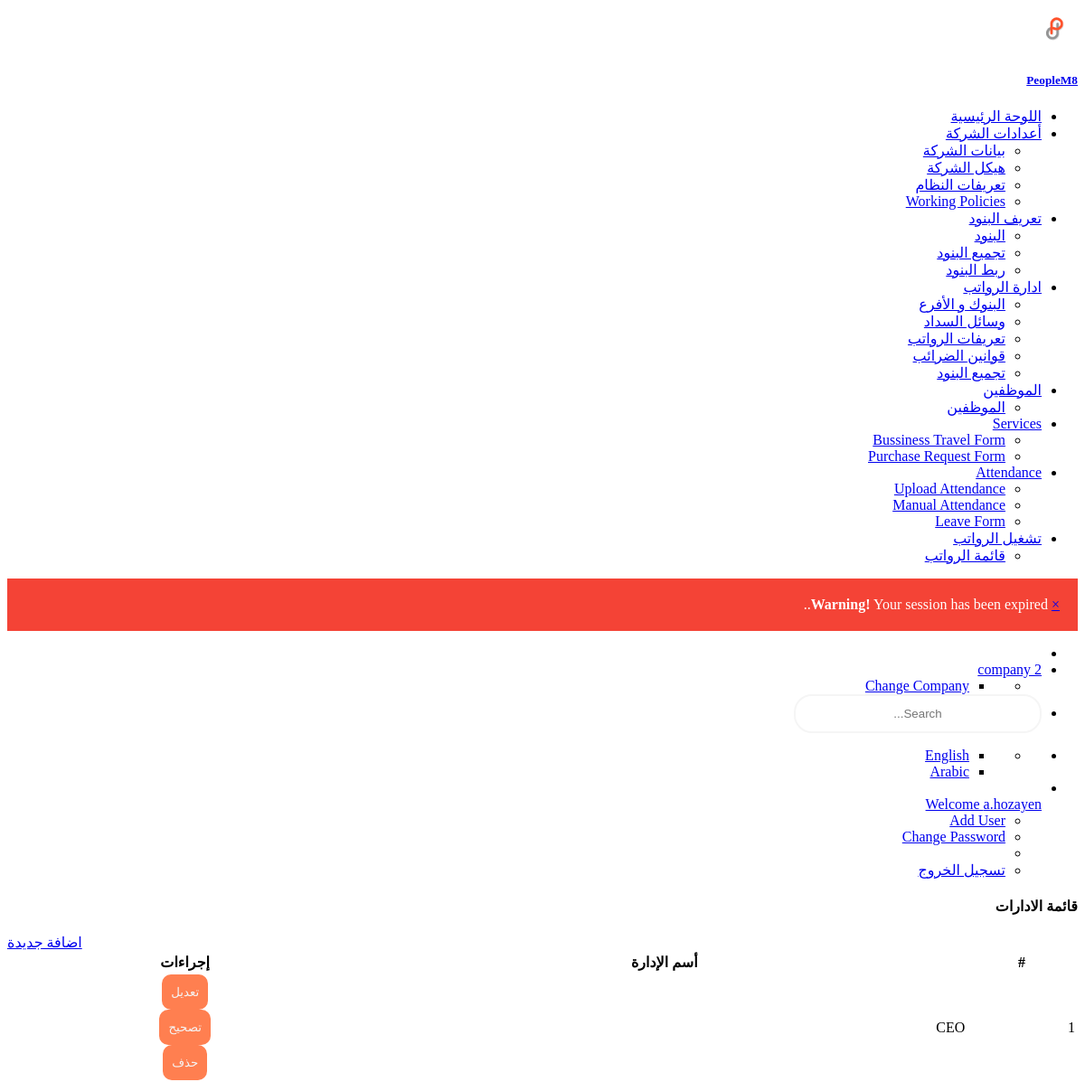
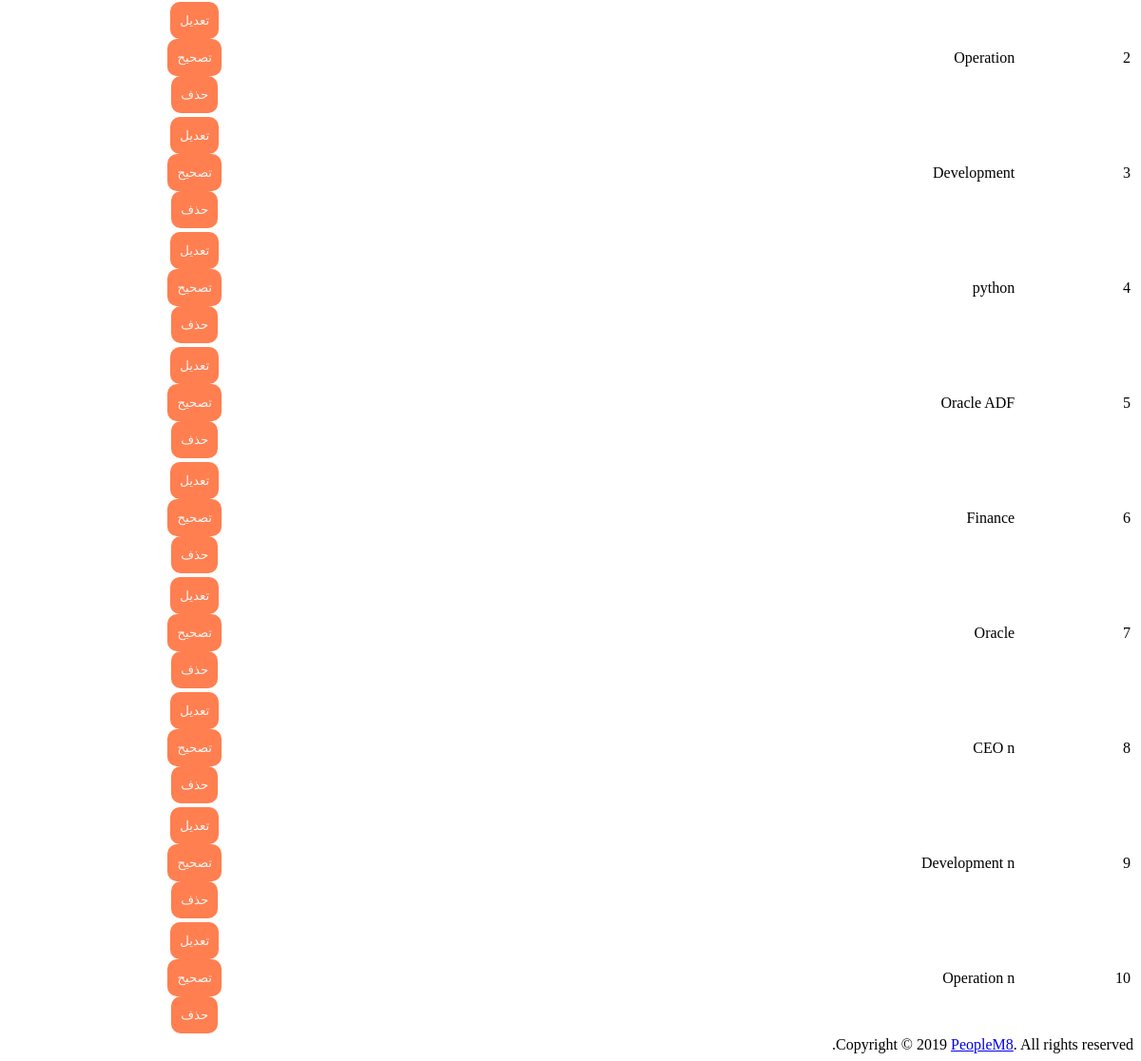
/com/assinment/department/list/ (signed in), run on the app's committed database (2 pictures, top to bottom).
### custom_user/models.py (models this page shows)
class User(AbstractUser):
    emp_type_list = [("A", _("Admin")),
                     ("E", _("Employee"))]
    company = models.ForeignKey(Enterprise, null=True, blank=True, on_delete=models.CASCADE, related_name='company_user', verbose_name=_('Name'))
    employee_type = models.CharField(max_length=3, choices=emp_type_list, verbose_name=_('Employee Type'))
    business_unit_name = models.CharField(max_length=150, null=True, blank=True, verbose_name=_('Business Unit Name'))
    reg_tax_num = models.CharField(max_length=150, null=True, blank=True, verbose_name=_('Reg Tax Num'))
    commercail_record = models.CharField(max_length=150, null=True, blank=True, verbose_name=_('Commercail Record '))

### company/models.py (models this page shows, shortened)
class Enterprise(models.Model):
    enterprise_user = models.ForeignKey(settings.AUTH_USER_MODEL, on_delete=models.CASCADE, related_name="company_user")
    name = models.CharField(max_length=255, verbose_name=_('Company Name'))
    reg_tax_num = models.CharField(max_length=150, verbose_name=_('Reg Tax Num'))
    commercail_record = models.CharField(max_length=150, verbose_name=_('Commercial Record'))
    address1 = models.CharField(max_length=255, blank=True, null=True, verbose_name=_('Address1'))
    phone = models.CharField(max_length=255, blank=True, null=True, verbose_name=_('Phone'))
    mobile = models.CharField(max_length=255, blank=True, null=True, verbose_name=_('Mobile'))
    fax = models.CharField(max_length=255, blank=True, null=True, verbose_name=_('Fax'))
    email = models.EmailField(blank=True, null=True, verbose_name=_('Email'))
    country = models.ForeignKey(Country, on_delete=models.CASCADE, null=True, blank=True, verbose_name=_('Country'))
    slug = models.SlugField(blank=True, null=True)
    start_date = models.DateField(auto_now=False, auto_now_add=False, default=date.today, verbose_name=_('Start Date'))
    end_date = models.DateField(auto_now=False, auto_now_add=False, blank=True, null=True, verbose_name=_('End Date'))
    created_by = models.ForeignKey(settings.AUTH_USER_MODEL, blank=False, on_delete=models.CASCADE,
                                   related_name="company_created_by")
    creation_date = models.DateField(auto_now=True, auto_now_add=False)
    last_update_by = models.ForeignKey(settings.AUTH_USER_MODEL, blank=True, null=True, on_delete=models.CASCADE,
                                       related_name="company_last_update_by")
    last_update_date = models.DateField(auto_now=False, auto_now_add=True)
    attribute1 = models.CharField(max_length=255)
    attribute2 = models.CharField(max_length=255)
    attribute3 = models.CharField(max_length=255)
    attribute4 = models.CharField(max_length=255)
    attribute5 = models.CharField(max_length=255)
    attribute6 = models.CharField(max_length=255)
    attribute7 = models.CharField(max_length=255)
    attribute8 = models.CharField(max_length=255)
    attribute9 = models.CharField(max_length=255)
    attribute10 = models.CharField(max_length=255)
    attribute11 = models.CharField(max_length=255)
    attribute12 = models.CharField(max_length=255)
    attribute13 = models.CharField(max_length=255)
    attribute14 = models.CharField(max_length=255)
    attribute15 = models.CharField(max_length=255)
    def __str__(self):
        return self.name

class Department(MPTTModel):
    enterprise = models.ForeignKey(Enterprise, on_delete=models.CASCADE, related_name='department_enterprise',
                                   verbose_name=_('Enterprise Name'))
    department_user = models.ForeignKey(settings.AUTH_USER_MODEL, on_delete=models.CASCADE)
    dept_name = models.CharField(max_length=150, verbose_name=_('Department'))
    parent = TreeForeignKey('self', on_delete=models.CASCADE, null=True, blank=True,
                            verbose_name=_('Parent Department'))
    objects = DepartmentManager()
    start_date = models.DateField(auto_now=False, auto_now_add=False, default=date.today, verbose_name=_('Start  Date'))
    end_date = models.DateField(auto_now=False, auto_now_add=False, blank=True, null=True, verbose_name=_('End Date'))
    created_by = models.ForeignKey(settings.AUTH_USER_MODEL, blank=False, on_delete=models.CASCADE,
                                   related_name="department_created_by")
    creation_date = models.DateField(auto_now=True, auto_now_add=False)
    last_update_by = models.ForeignKey(settings.AUTH_USER_MODEL, blank=False, on_delete=models.CASCADE,
                                       related_name="department_last_update_by")
    last_update_date = models.DateField(auto_now=False, auto_now_add=True)
    attribute1 = models.CharField(max_length=255)
    attribute2 = models.CharField(max_length=255)
    attribute3 = models.CharField(max_length=255)
    attribute4 = models.CharField(max_length=255)
    attribute5 = models.CharField(max_length=255)
    attribute6 = models.CharField(max_length=255)
    attribute7 = models.CharField(max_length=255)
    attribute8 = models.CharField(max_length=255)
    attribute9 = models.CharField(max_length=255)
    attribute10 = models.CharField(max_length=255)
    attribute11 = models.CharField(max_length=255)
    attribute12 = models.CharField(max_length=255)
    attribute13 = models.CharField(max_length=255)
    attribute14 = models.CharField(max_length=255)
    attribute15 = models.CharField(max_length=255)
    class MPTTMeta:
        order_insertion_by = ['dept_name']

### company/views.py (the view)
# urls.py: path('department/list/', views.listDepartmentView, name='list-department'),
@login_required(login_url='/login')
def listDepartmentView(request):
    if request.method == 'GET':
        dept_list = Department.objects.all(request.user).order_by('tree_id')
    myContext = {
        "page_title": _("list departments"),
        'dept_list': dept_list
    }
    return render(request, 'department-list.html', myContext)

### company/manager.py (called while the page is built)
    def all(self, user, *args, **kwargs):
        return super(DepartmentManager, self).filter(enterprise=user.company).filter(Q(end_date__gt=date.today()) | Q(end_date__isnull=True))

### company/templates/department-list.html (shortened to what this page needs)
{% extends 'master.html'%}
{% load staticfiles%}
{% load crispy_forms_tags %}
{% load l10n %}
{% load i18n %}
{% load mptt_tags %}
{% block body%}
<div class="row" style="margin-left:0px;">
  <div class="col-md-8">
    <h4 class="c-grey-900">{{page_title|title}}</h4>
  </div>
  <div class="col-md-4">
    <div class="gap-10 peers {% if LANGUAGE_BIDI %} push-left {% else %} push-right {% endif %} ">
      <div class="peer"><a href="{% url 'company:department-create' %}" class="btn cur-p btn-primary">{% trans "Add" %}</a></div>
    </div>
  </div>
</div>
<div class="row" style="margin-left:0px;">
  <div class="col-md-12">
    <div class="bgc-white bd bdrs-3 p-20 mB-20">
      <table class="table table-striped table-bordered" id="dataTable" width="100%">
        <thead>
          <tr>
            <th>#</th>
            <th>{% trans "Department Name" %}</th>
            <th>{% trans "Actions" %}</th>
          </tr>
        </thead>
        <tbody>
          {% for dept in dept_list %}
          <tr>
            <td scope="row">{{ forloop.counter }}</td>
            <td>{{ dept.dept_name }}</td>
            <td class="Actions">
              <div class="w-100 gap-10 peers {% if LANGUAGE_BIDI %} push-left {% else %} push-right {% endif %}">
                <div class="peer">
                  <a href="{% url 'company:department-update' pk=dept.id %}">
                    <button type="button" class="btn cur-p btn-outline-primary">{% trans "Update" %}</button>
                  </a>
                </div>
                <div class="peer">
                  <a href="{% url 'company:department-correct' pk=dept.id %}">
                    <button type="button" class="btn cur-p btn-outline-success">{% trans "Correction" %}</button>
                  </a>
                </div>
                <div class="peer">
                  <a href="#">
                    <button type="button" class="btn cur-p btn-outline-danger" data-toggle="modal" data-target="#delete-modal{{dept.pk}}">{% trans "Delete" %}</button>
                  </a>
                </div>
              </div>
            </td>
          </tr>
          {% endfor %}
        </tbody>
      </table>
    </div>
  </div>
</div>
{% endblock body%}

### MashreqPayroll/templates/top_nav.html (shortened to what this page needs)
{% load staticfiles %}
{% load i18n %}
{% load l10n %}
{% get_current_language_bidi as LANGUAGE_BIDI %}
<div class="header-container">
  <ul class="{% if LANGUAGE_BIDI %} nav-right {% else %} nav-left {% endif %}">
    <li><a id="sidebar-toggle" class="sidebar-toggle" href="javascript:void(0);"></a></li>
    <li class="notifications dropdown">
      <a href="#" class="dropdown-toggle no-after" data-toggle="dropdown">
        {% if LANGUAGE_BIDI %}
        <span class="fsz-sm c-grey-900">{{request.user.company}}</span>
        {% else %}
        <span class="fsz-sm c-grey-900">{{request.user.company}}</span>
        <i class="ti-angle-down" style="font-size: xx-small;"></i>
        {% endif %}
      </a>
      <ul class="dropdown-menu" style="min-width: 125px;">
        <li>
          <ul class="dropdown-menu p-5 fsz-sm" style="position: relative;">
            <li><a href="{% url 'company:user-companies-list' %}" class="d-b td-n pY-5 bgcH-grey-100 c-grey-700">{% trans "Change Company" %}</a></li>
          </ul>
        </li>
      </ul>
    </li>
    <li class="search-input"><input class="form-control" type="text" placeholder="Search..."></li>
  </ul>
  <ul class="{% if LANGUAGE_BIDI %} nav-left {% else %} nav-right {% endif %}">
    <li class="notifications dropdown">
      <ul class="dropdown-menu" style="min-width: 125px;">
        <li>
          <ul class="ovY-a pos-r scrollable lis-n p-0 m-0 fsz-sm">
            <li><a href="{% url 'home:en' %}" class="peers fxw-nw td-n p-20 bdB c-grey-800 cH-blue bgcH-grey-100">English</a></li>
            <li><a href="{% url 'home:ar' %}" class="peers fxw-nw td-n p-20 bdB c-grey-800 cH-blue bgcH-grey-100">Arabic</a></li>
          </ul>
        </li>
      </ul>
    </li>
    <li class="dropdown">
      <a href="#" class="dropdown-toggle no-after peers fxw-nw ai-c lh-1" data-toggle="dropdown">
        <div class="peer mR-10"><img class="w-2r bdrs-50p" src="#" alt=""></div>
        <div class="peer"><span class="fsz-sm c-grey-900">Welcome {{request.user}}</span></div>
      </a>
      <ul class="dropdown-menu fsz-sm">
        {% if request.user.employee_type == 'A'%}
        <li><a href="{% url 'home:new-user' %}" class="d-b td-n pY-5 bgcH-grey-100 c-grey-700">
            <span>{% trans "Add User" %}</span></a>
        </li>
        {% endif %}
        <li><a href="{% url 'home:password_change' %}" class="d-b td-n pY-5 bgcH-grey-100 c-grey-700">
            <span>{% trans "Change Password" %}</span></a>
        </li>
        <li role="separator" class="divider"></li>
        {% if user.is_authenticated %}
        <li>
          <a href="{% url 'home:logout' %}" class="d-b td-n pY-5 bgcH-grey-100 c-grey-700">
             <span>{% trans "Log out" %}</span>
          </a>
        </li>
        {% else %}
        <li>
          <a href="{% url 'home:user-login' %}" class="d-b td-n pY-5 bgcH-grey-100 c-grey-700">
            <i class="ti-power-off mR-10"></i> <span>{% trans "Log in" %}</span>
          </a>
        </li>
        {% endif %}
      </ul>
    </li>
  </ul>
</div>

### MashreqPayroll/static/css/style-main-ar.css (style rules this page uses)
body { text-align: right !important; }
input { border: 2px solid whitesmoke; border-radius: 20px; padding: 12px 10px; text-align: center; width: 250px; }
button { border: none; border-radius: 10px; padding: 12px 10px; text-align: center; cursor: pointer; background: coral; color: whitesmoke; }
.Actions { display: block ruby; text-align: center; }
.push-left { float: left; }

### MashreqPayroll/static/css/style.css (style rules this page uses)
th { text-align: center; }

### data on the page
User: user.company "company 2", user "a.hozayen"
Department: dept_name "CEO"
Department: dept_name "Operation"
Department: dept_name "Development"
Department: dept_name "python"
Department: dept_name "Oracle ADF"
Department: dept_name "Finance"
Department: dept_name "Oracle"
Department: dept_name "CEO n"
Department: dept_name "Development n"
Department: dept_name "Operation n"

### other printed values
{{ message|safe }} "Your session has been expired."
{{ page_title|title }} "قائمة الادارات"
